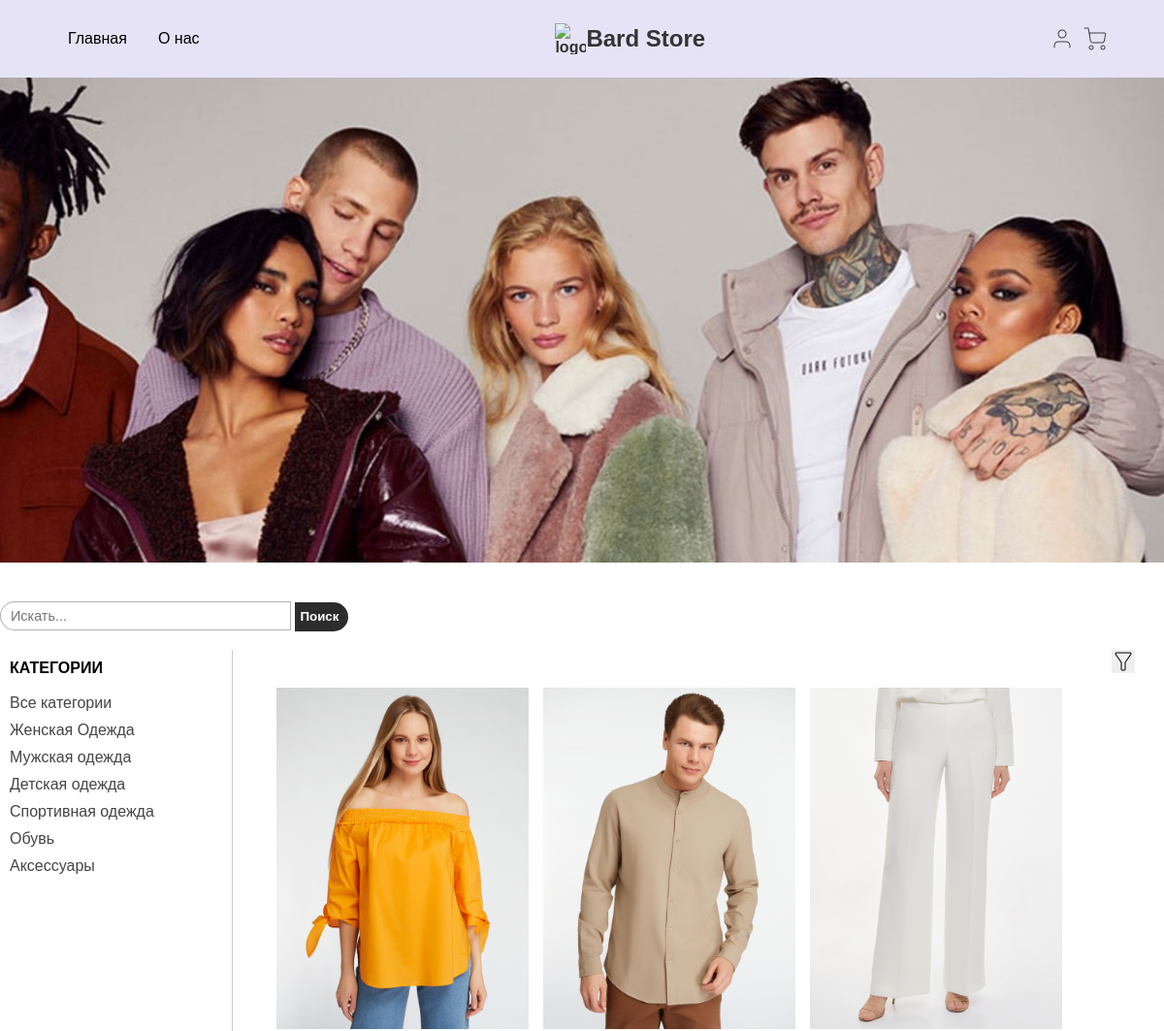
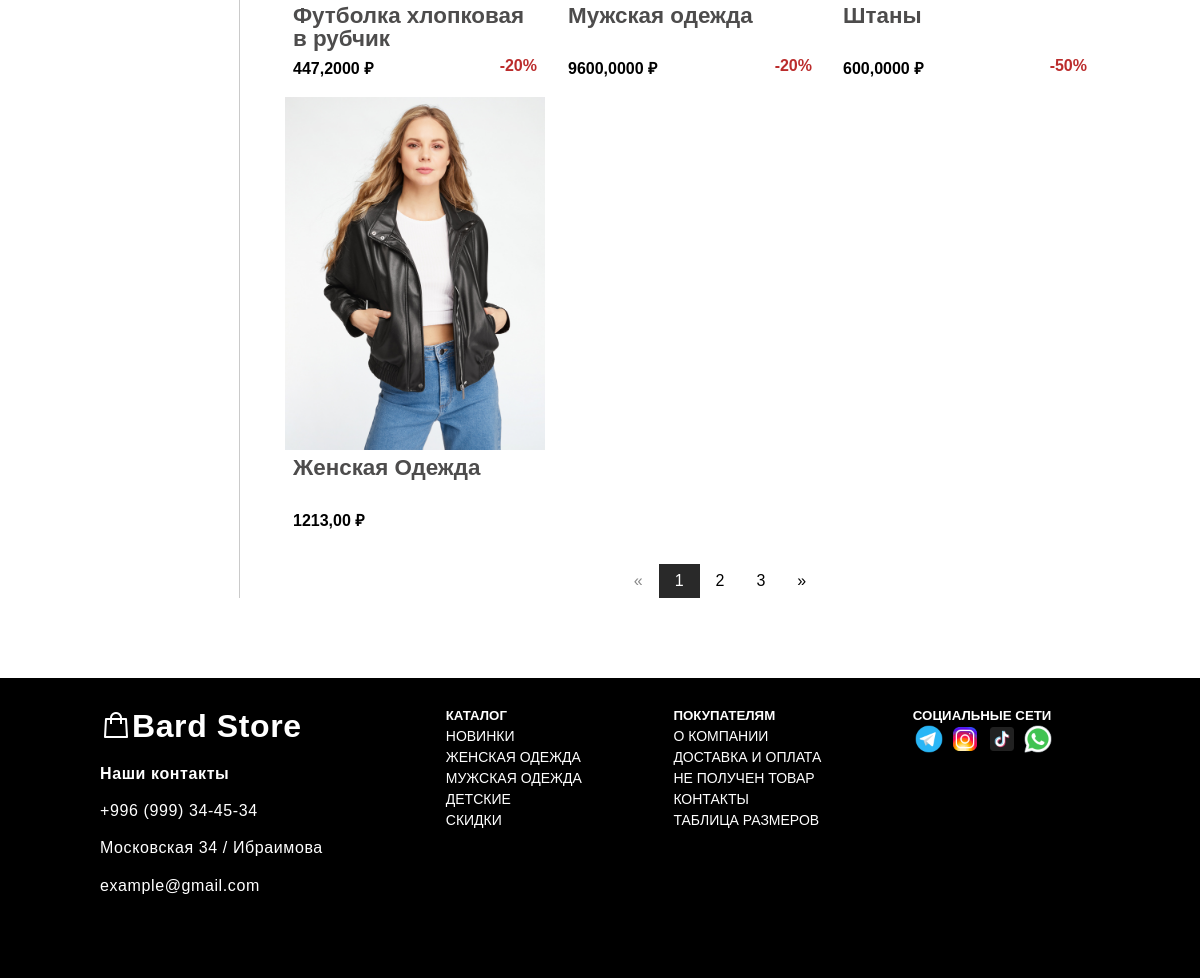
Screenshot of /products/ with the database file from the repository (2 pictures, top to bottom).
### main/models.py (models this page shows, shortened)
class ProductCategory(models.Model):
    name = models.CharField(max_length=128, unique=True)
    description = models.TextField(null=True, blank=True)
    class Meta:
        verbose_name = 'category'
        verbose_name_plural = 'Categories'
    def __str__(self):
        return self.name

class Product(models.Model):
    SIZE_CHOICES = [
        ('XS', 'XS'),
        ('S', 'S'),
        ('M', 'M'),
        ('L', 'L'),
        ('XL', 'XL')
    ]
    name = models.CharField(max_length=128, verbose_name='Название')
    brand = models.CharField(max_length=128, null=True, blank=True, verbose_name='Бренд')
    description = models.TextField(verbose_name='Описание')
    price = models.DecimalField(max_digits=8, decimal_places=2, verbose_name='Цена')
    discount = models.DecimalField(max_digits=8, decimal_places=2, null=True, blank=True, verbose_name='Скидка')
    size = models.CharField(max_length=2, choices=SIZE_CHOICES, null=True, blank=True, verbose_name='Размер')
    quantity = models.PositiveIntegerField(default=0, verbose_name='Количество')
    image_1 = models.ImageField(upload_to='products_images/', verbose_name='1 картинка')
    image_2 = models.ImageField(upload_to='products_images/', null=True, blank=True, verbose_name='2 картинка')
    image_3 = models.ImageField(upload_to='products_images/', null=True, blank=True, verbose_name='3 картинка')
    category = models.ForeignKey(to=ProductCategory, on_delete=models.CASCADE, verbose_name='Категория')
    def discount_price(self):
        if self.discount is not None:
            return self.price - (self.discount / 100) * self.price
        return self.price
    class Meta:
        verbose_name = 'product'
        verbose_name_plural = 'Products'

### main/views.py (the view)
# urls.py: path('products/', products, name='products'),
def products(request, category_id=None, page_number=1):
    categories = ProductCategory.objects.all()
    products = Product.objects.all()
    if category_id:
        products = products.filter(category_id=category_id)
    search_query = request.GET.get('s')
    if search_query:
        search_query = search_query.capitalize()
        products = products.filter(Q(name__icontains=search_query) | Q(name__iexact=search_query))
    per_page = 4
    paginator = Paginator(products, per_page)
    products_paginator = paginator.page(page_number)
    context = {
        'products': products_paginator,
        'categories': categories,
        'current_page': page_number,
        'category_id': category_id,
        'search_query': search_query,
    }
    return render(request, 'main/products.html', context)

### main/templates/main/products.html (shortened to what this page needs)
{% load static %}
<!DOCTYPE html>
<html lang="en">
<head>
    <link rel="stylesheet" href="{% static 'vendor/css/products.css' %}">
</head>
<body>
    <header>
        <div class="header_wrapper">
            <nav class="navigation">
                <ul class="links">
                    <a href="{% url 'main:bardStore' %}">Главная</a>
                    <a href="{% url 'main:bardStore' %}#about-us">О нас</a>
                </ul>
                <div class="logo">
                    <a href="#">
                        <img src="{% static 'vendor/img/svg_icons/logo.png' %}" alt="logo">
                        <h1>Bard Store</h1>
                    </a>
                </div>
                <div class="profile_items">
                    <a href="{% url 'users:user_profile' %}">
                        <img src="{% static 'vendor/img/svg_icons/user.svg' %}" alt="user_icon">
                    </a>
                    <a href="{% url 'users:cart' %}">
                        <img src="{% static 'vendor/img/svg_icons/shopping-cart.svg' %}" alt="user_icon">
                    </a>
                </div>
            </nav>
        </div>
    </header>
    <main>
        <div class="main_wrapper">
            <ul id="slides">
                <li class="slide"></li>
            </ul>
            <div class="container">
                <nav class="nav">
                    <form class="search-form" action="{% url 'main:products' %}" method="get">
                        <input name="s" placeholder="Искать..." type="search" value="{% if search_query %}{{ search_query }}{% endif %}">
                        <button type="submit">Поиск</button>
                    </form>
                </nav>
                <div class="block-content">
                    <div class="row">
                        <div class="category">
                            <h4 class="h4">КАТЕГОРИИ</h4>
                            <div class="category-items">
                                <ul>
                                    <a  class="cat-item" href="{% url 'main:products' %}">Все категории</a>
                                    {% for category in categories %}
                                    <a  class="cat-item" href="{% url 'main:category' category.id %}">{{ category }}</a>
                                    {% endfor %}
                                </ul>
                            </div>
                        </div>
                    </div>
                    <div class="goods">
                        <div class="filter-block">
                            <button onclick="myFunction()" class="dropbtn">
                            </button>
                        </div>
                        <div class="goods-block">
                            {% for product in products %}
                            <div class="product-card">
                                <a href="{% url 'main:product' product.id %}">
                                    <img src="{{ product.image_1.url }}" alt="img">
                                </a>
                                <div class="product-content">
                                    <h3 class="product-name">{{ product.name }}</h3>
                                    <div class="price-block">
                                        <span>{{ product.discount_price }} ₽</span>
                                        {% if product.discount %}
                                        <span class="price">-{{ product.discount|floatformat:0 }}%</span>
                                        {% endif %}
                                    </div>
                                </div>
                            </div>
                            {% endfor %}
                            <nav class="pagination">
                                <a href="{% if products.has_previous %}{% if category_id %}{% url 'main:category_paginator' category_id=category_id page_number=products.previous_page_number %}{% else %}{% url 'main:paginator' page_number=products.previous_page_number %}{% endif %}{% else %}#{% endif %}" class="{% if not products.has_previous %}disabled{% endif %}">«</a>
                                {% for page in products.paginator.page_range %}
                                    {% if category_id %}
                                        <a href="{% url 'main:category_paginator' category_id=category_id page_number=page %}" class="{% if page == current_page %}active{% endif %}">{{ page }}</a>
                                    {% else %}
                                        <a href="{% url 'main:paginator' page_number=page %}" class="{% if page == current_page %}active{% endif %}">{{ page }}</a>
                                    {% endif %}
                                {% endfor %}
                                <a href="{% if products.has_next %}{% if category_id %}{% url 'main:category_paginator' category_id=category_id page_number=products.next_page_number %}{% else %}{% url 'main:paginator' page_number=products.next_page_number %}{% endif %}{% else %}#{% endif %}" class="{% if not products.has_next %}disabled{% endif %}">»</a>
                            </nav>
                        </div>
                    </div>
                </div>
            </div>
        </div>
    </main>
    <footer>
        <div class="left-footer-block">
            <div class="logo">
                <a href="#">
                    <img src="{% static 'vendor/img/svg_icons/footer-logo.png' %}" alt="logo">
                    <h1 class="footer-h1">Bard Store</h1>
                </a>
            </div>
            <div id="contacts" class="contacts">
                <h4>Наши контакты</h4>
                <p>+996 (999) 34-45-34</p>
                <p>Московская 34 / Ибраимова</p>
                <p>example@gmail.com</p>
            </div>
        </div>
        <div class="rigth-footer-block">
            <div class="for-buyers">
                <h5>КАТАЛОГ</h5>
                <a href="#">НОВИНКИ</a>
                <a href="#">ЖЕНСКАЯ ОДЕЖДА</a>
                <a href="#">МУЖСКАЯ ОДЕЖДА</a>
                <a href="#">ДЕТСКИЕ</a>
                <a href="#">СКИДКИ</a>
            </div>
            <div class="for-buyers">
                <h5>ПОКУПАТЕЛЯМ</h5>
                <a href="#">О КОМПАНИИ</a>
                <a href="#">ДОСТАВКА И ОПЛАТА</a>
                <a href="#">НЕ ПОЛУЧЕН ТОВАР</a>
                <a href="#">КОНТАКТЫ</a>
                <a href="#">ТАБЛИЦА РАЗМЕРОВ</a>
            </div>
            <div class="socials">
                <h5>СОЦИАЛЬНЫЕ СЕТИ</h5>
                <div class="social-items">
                    <a href="#"><img src="{% static 'vendor/img/svg_icons/telegram.png' %}" alt="facebook"></a>
                    <a href="#"><img src="{% static 'vendor/img/svg_icons/instagram.png' %}" alt="instagram"></a>
                    <a href="#"><img src="{% static 'vendor/img/svg_icons/tiktok.png' %}" alt="tiktok"></a>
                    <a href="#"><img src="{% static 'vendor/img/svg_icons/whatsapp.png' %}" alt="whatsapp"></a>
                </div>
            </div>
        </div>
    </footer>
</body>
</html>

### rows the page displays
ProductCategory: name "Женская Одежда"
ProductCategory: name "Мужская одежда"
ProductCategory: name "Детская одежда"
ProductCategory: name "Спортивная одежда"
ProductCategory: name "Обувь"
ProductCategory: name "Аксессуары"
Product: image_1 (picture), name "Футболка хлопковая в рубчик", discount_price "447,2000", discount "20"
Product: image_1 (picture), name "Мужская одежда", discount_price "9600,0000", discount "20"
Product: image_1 (picture), name "Штаны", discount_price "600,0000", discount "50"
Product: image_1 (picture), name "Женская Одежда", discount_price "1213,00"

### other values shown
{{ page }} "1" "2" "3"
